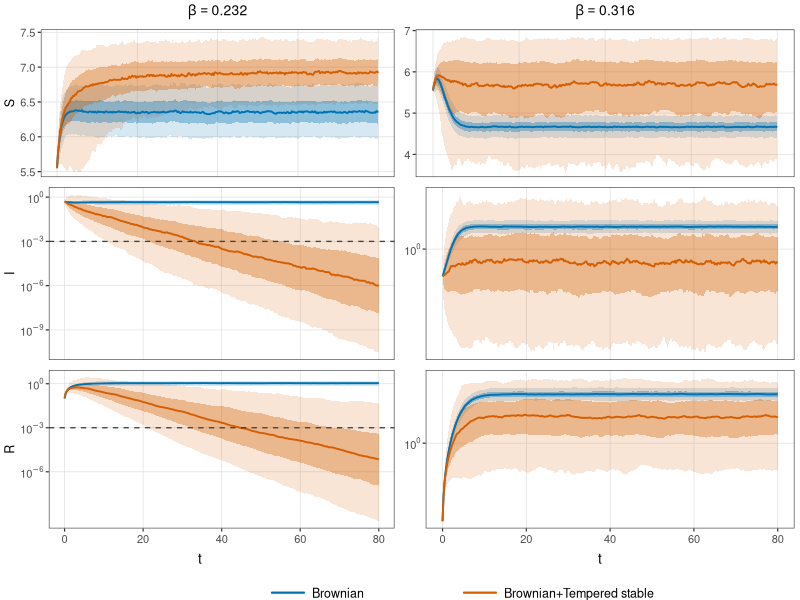
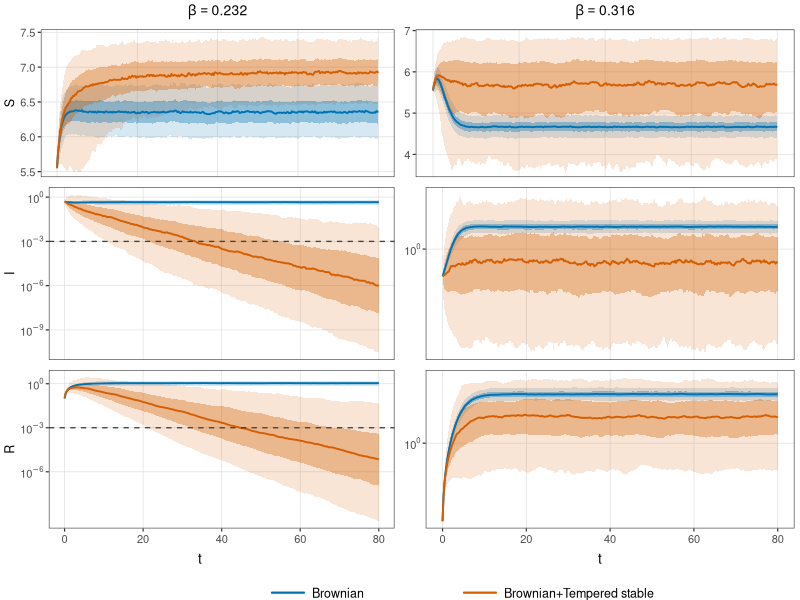

Source code (R) for these figures, in order:
# -------------------------- required packages --------------------------

required_packages <- c("ggplot2", "scales")

missing_packages <- required_packages[
  !vapply(
    required_packages,
    function(pkg) requireNamespace(pkg, quietly = TRUE),
    logical(1)
  )
]

if (length(missing_packages) > 0L) {
  install.packages(
    missing_packages,
    repos = "https://cloud.r-project.org"
  )
}

suppressPackageStartupMessages({
  library(ggplot2)
  library(scales)
})

library(grid)

set.seed(20261016)

# ----------------------------- parameters -----------------------------

Lam <- 8.0
mu <- 0.75
eps <- 0.50

g1 <- c(-0.30, 0.50, 0.20)

Phi <- 1e-3 * matrix(
  c(
    3, 2, 1,
    2, 3, 2,
    1, 2, 4
  ),
  nrow = 3,
  byrow = TRUE
)

# Tempered-stable parameters
alpha <- 0.40
b_ts <- 1.00
zeta <- c(0.01, 0.30, 0.01)

omega <- 0.50
c_dir <- c(1, 5, 5, 5, 1, 1)

theta <- 2 * pi * (1:6) / 6

s_dir <- cbind(
  sqrt(1 - omega^2) * cos(theta),
  sqrt(1 - omega^2) * sin(theta),
  rep(omega, 6)
)

w_dir <- c_dir * b_ts^(-alpha)

# Raw drift constants.
# These are used for the Brownian+TS model.
# The Brownian-only model uses the corrected parameters a_i.
mu_raw <- c(
  mu - g1[1],
  mu + eps + 1 - g1[2],
  mu - g1[3]
)

# Calculate a_i = mu_i - integral eta_i(u) nu(du).
# The logarithmic jump increment in direction j is
# zeta[i] * s_dir[j, i] * r.
# Hence eta_i(u) = exp(zeta[i] * s_dir[j, i] * r) - 1.
eta_mean <- vapply(seq_len(3L), function(i) {
  sum(
    w_dir *
      gamma(-alpha) *
      (
        (b_ts - zeta[i] * s_dir[, i])^alpha -
          b_ts^alpha
      )
  )
}, numeric(1))

a_vec <- mu_raw - eta_mean

names(a_vec) <- c("a1", "a2", "a3")

cat("Raw drift parameters mu_i:\n")
print(mu_raw)

cat("Jump corrections integral eta_i(u) nu(du):\n")
print(eta_mean)

cat("Corrected parameters a_i:\n")
print(a_vec)

# Two beta regimes
betas <- c(0.232, 0.316)

T_end <- 80.0
dt <- 0.005
rec_dt <- 0.25
n_path <- 1000L

# Initial value
x0 <- c(
  S = 5.55,
  I = 0.50,
  R = 0.10
)

# ----------------------- tempered-stable sampler ----------------------

# Positive alpha-stable random variable
positive_stable <- function(alpha, n) {
  
  U <- runif(n, 0, pi)
  E <- rexp(n, rate = 1)
  
  (
    sin(alpha * U) / sin(U)^(1 / alpha)
  ) *
    (
      sin((1 - alpha) * U) / E
    )^((1 - alpha) / alpha)
}

# Exact tempered-stable increment
ts_increment <- function(alpha, w, b, dt, n) {
  
  scale <- (
    dt * w * abs(gamma(-alpha))
  )^(1 / alpha)
  
  out <- numeric(n)
  todo <- seq_len(n)
  
  while (length(todo) > 0L) {
    
    X <- scale * positive_stable(
      alpha = alpha,
      n = length(todo)
    )
    
    accept <- runif(length(todo)) < exp(-b * X)
    
    if (any(accept)) {
      out[todo[accept]] <- X[accept]
    }
    
    todo <- todo[!accept]
  }
  
  out
}

# Three-dimensional logarithmic TS increment
ts_log_increment <- function(dt, n) {
  
  dL <- matrix(
    0,
    nrow = n,
    ncol = 3
  )
  
  for (j in seq_len(nrow(s_dir))) {
    
    rj <- ts_increment(
      alpha = alpha,
      w = w_dir[j],
      b = b_ts,
      dt = dt,
      n = n
    )
    
    dL <- dL + rj %o% s_dir[j, ]
  }
  
  sweep(
    dL,
    MARGIN = 2,
    STATS = zeta,
    FUN = "*"
  )
}

# ------------------------------ simulator ------------------------------

simulate_sir <- function(
    beta,
    driver = c("Brownian", "Brownian+TS"),
    T_end,
    dt,
    rec_dt,
    n_path,
    x0,
    seed
) {
  
  driver <- match.arg(driver)
  
  # Use corrected drift for Brownian-only simulation.
  # Retain the raw drift for Brownian+TS simulation.
  mu_drift <- if (driver == "Brownian") {
    a_vec
  } else {
    mu_raw
  }
  
  set.seed(seed)
  
  n_step <- as.integer(
    round(T_end / dt)
  )
  
  rec_every <- as.integer(
    round(rec_dt / dt)
  )
  
  n_rec <- n_step %/% rec_every
  
  # Cholesky factor of Phi
  chol_phi <- chol(Phi)
  
  # Log-coordinate state:
  # Y = (log(S), log(I), log(R))
  Y <- matrix(
    rep(log(x0), each = n_path),
    nrow = n_path,
    ncol = 3
  )
  
  rec_t <- numeric(n_rec + 1L)
  
  rec <- array(
    NA_real_,
    dim = c(n_rec + 1L, n_path, 3L),
    dimnames = list(
      NULL,
      NULL,
      c("S", "I", "R")
    )
  )
  
  rec[1, , ] <- exp(Y)
  rec_t[1] <- 0
  
  ir <- 1L
  
  for (k in seq_len(n_step)) {
    
    # Correlated Brownian increment
    Z <- matrix(
      rnorm(n_path * 3L),
      nrow = n_path,
      ncol = 3L
    )
    
    dW <- sqrt(dt) * (Z %*% chol_phi)
    
    # Brownian-only or Brownian+TS
    if (driver == "Brownian+TS") {
      
      dJ <- ts_log_increment(
        dt = dt,
        n = n_path
      )
      
    } else {
      
      dJ <- matrix(
        0,
        nrow = n_path,
        ncol = 3L
      )
    }
    
    X <- exp(Y)
    
    S <- X[, 1]
    I <- X[, 2]
    R <- X[, 3]
    
    # Log-coordinate drift
    drift <- cbind(
      Lam / S -
        mu_drift[1] -
        beta * I -
        Phi[1, 1] / 2,
      
      beta * S -
        mu_drift[2] -
        Phi[2, 2] / 2,
      
      I / R -
        mu_drift[3] -
        Phi[3, 3] / 2
    )
    
    # Euler step
    Y <- Y +
      drift * dt +
      dW +
      dJ
    
    # Save the current state
    if (k %% rec_every == 0L) {
      
      ir <- ir + 1L
      
      rec_t[ir] <- k * dt
      
      rec[ir, , ] <- exp(Y)
    }
  }
  
  list(
    time = rec_t,
    values = rec,
    beta = beta,
    driver = driver,
    seed = seed,
    dt = dt,
    n_path = n_path
  )
}

# ----------------------------- summaries -------------------------------

summarise_run <- function(sim) {
  
  vals <- sim$values
  
  out <- vector(
    "list",
    length(sim$time) * 3L
  )
  
  z <- 1L
  
  for (j in seq_len(3L)) {
    
    for (i in seq_along(sim$time)) {
      
      q <- quantile(
        vals[i, , j],
        probs = c(
          0.05,
          0.25,
          0.50,
          0.75,
          0.95
        ),
        names = FALSE,
        type = 7
      )
      
      out[[z]] <- data.frame(
        time = sim$time[i],
        variable = c("S", "I", "R")[j],
        q05 = q[1],
        q25 = q[2],
        median = q[3],
        q75 = q[4],
        q95 = q[5],
        beta = sim$beta,
        driver = sim$driver
      )
      
      z <- z + 1L
    }
  }
  
  do.call(
    rbind,
    out
  )
}

# ------------------------------ simulation -----------------------------

all_runs <- list()
all_summary <- list()

counter <- 0L

for (b0 in betas) {
  
  for (drv in c("Brownian", "Brownian+TS")) {
    
    counter <- counter + 1L
    
    sim <- simulate_sir(
      beta = b0,
      driver = drv,
      T_end = T_end,
      dt = dt,
      rec_dt = rec_dt,
      n_path = n_path,
      x0 = x0,
      seed = 7000L + counter
    )
    
    all_runs[[counter]] <- sim
    
    all_summary[[counter]] <- summarise_run(sim)
    
    message(
      sprintf(
        "finished %s, beta = %.3f",
        drv,
        b0
      )
    )
  }
}

summary_df <- do.call(
  rbind,
  all_summary
)

# ------------------------------- plotting -------------------------------

cols <- c(
  "Brownian" = "#0072B2",
  "Brownian+TS" = "#D55E00"
)

# Format logarithmic ticks as 10^k
pow10_labels <- function(x) {
  parse(
    text = paste0(
      "10^",
      round(log10(x))
    )
  )
}

make_panel <- function(
    b0,
    variable,
    show_x = FALSE
) {
  
  d <- summary_df[
    summary_df$beta == b0 &
      summary_df$variable == variable,
  ]
  
  p <- ggplot(
    d,
    aes(
      x = time,
      colour = driver,
      fill = driver
    )
  ) +
    geom_ribbon(
      aes(
        ymin = q05,
        ymax = q95
      ),
      alpha = 0.16,
      colour = NA
    ) +
    geom_ribbon(
      aes(
        ymin = q25,
        ymax = q75
      ),
      alpha = 0.34,
      colour = NA
    ) +
    geom_line(
      aes(y = median),
      size = 0.65
    ) +
    scale_colour_manual(
      values = cols
    ) +
    scale_fill_manual(
      values = cols
    ) +
    labs(
      x = NULL,
      y = if (b0 == betas[1]) variable else NULL
    ) +
    theme_bw(
      base_size = 9
    ) +
    theme(
      legend.position = "none",
      panel.grid.minor = element_blank(),
      panel.grid.major = element_line(
        colour = "grey88",
        size = 0.25
      ),
      plot.margin = margin(
        3,
        4,
        2,
        3
      ),
      plot.title = element_text(
        hjust = 0.5,
        size = 10
      ),
      axis.title = element_text(
        size = 9
      ),
      axis.text = element_text(
        size = 8
      ),
      axis.text.x = if (show_x) {
        element_text(size = 8)
      } else {
        element_blank()
      },
      axis.ticks.x = if (show_x) {
        element_line()
      } else {
        element_blank()
      }
    )
  
  if (variable == "S") {
    
    p <- p +
      scale_y_continuous(
        expand = expansion(
          mult = c(
            0.03,
            0.05
          )
        )
      )
    
  } else {
    
    if (variable == "I") {
      ybreaks <- 10^c(
        -9,
        -6,
        -3,
        0,
        1
      )
    } else {
      ybreaks <- 10^c(
        -6,
        -3,
        0,
        1
      )
    }
    
    p <- p +
      scale_y_log10(
        breaks = ybreaks,
        labels = pow10_labels
      )
    
    if (b0 == 0.232) {
      
      p <- p +
        geom_hline(
          yintercept = 1e-3,
          linetype = "dashed",
          size = 0.45,
          colour = "grey25"
        )
    }
  }
  
  if (variable == "S") {
    
    p <- p +
      ggtitle(
        bquote(
          beta == .(b0)
        )
      )
  }
  
  p +
    coord_cartesian(
      xlim = c(
        0,
        T_end
      )
    )
}

# First row
p11 <- make_panel(
  0.232,
  "S",
  show_x = FALSE
)

p12 <- make_panel(
  0.316,
  "S",
  show_x = FALSE
)

# Second row
p21 <- make_panel(
  0.232,
  "I",
  show_x = FALSE
)

p22 <- make_panel(
  0.316,
  "I",
  show_x = FALSE
)

# Third row
p31 <- make_panel(
  0.232,
  "R",
  show_x = TRUE
)

p32 <- make_panel(
  0.316,
  "R",
  show_x = TRUE
)

# -------------------------- arrange six panels --------------------------

draw_figure <- function(
    file = NULL,
    device = c("png", "pdf")
) {
  
  device <- match.arg(device)
  
  if (!is.null(file)) {
    
    if (device == "png") {
      
      png(
        file,
        width = 2160,
        height = 2040,
        res = 300,
        bg = "white"
      )
    }
    
    if (device == "pdf") {
      
      pdf(
        file,
        width = 7.2,
        height = 6.8,
        useDingbats = FALSE,
        paper = "special"
      )
    }
    
    on.exit(
      dev.off(),
      add = TRUE
    )
  }
  
  grid.newpage()
  
  pushViewport(
    viewport(
      layout = grid.layout(
        nrow = 5,
        ncol = 2,
        heights = unit(
          c(
            1,
            1,
            1,
            0.12,
            0.16
          ),
          c(
            "null",
            "null",
            "null",
            "null",
            "null"
          )
        )
      )
    )
  )
  
  panel_list <- list(
    p11,
    p12,
    p21,
    p22,
    p31,
    p32
  )
  
  positions <- list(
    c(1, 1),
    c(1, 2),
    c(2, 1),
    c(2, 2),
    c(3, 1),
    c(3, 2)
  )
  
  for (i in seq_along(panel_list)) {
    
    print(
      panel_list[[i]],
      vp = viewport(
        layout.pos.row = positions[[i]][1],
        layout.pos.col = positions[[i]][2]
      )
    )
  }
  
  # t below the left and right bottom panels
  pushViewport(
    viewport(
      layout.pos.row = 4,
      layout.pos.col = 1:2
    )
  )
  
  grid.text(
    expression(t),
    x = unit(0.25, "npc"),
    y = unit(0.55, "npc"),
    gp = gpar(fontsize = 10)
  )
  
  grid.text(
    expression(t),
    x = unit(0.75, "npc"),
    y = unit(0.55, "npc"),
    gp = gpar(fontsize = 10)
  )
  
  popViewport()
  
  # Legend
  pushViewport(
    viewport(
      layout.pos.row = 5,
      layout.pos.col = 1:2
    )
  )
  
  grid.lines(
    x = unit(
      c(
        0.34,
        0.38
      ),
      "npc"
    ),
    y = unit(
      0.25,
      "npc"
    ),
    gp = gpar(
      col = cols["Brownian"],
      lwd = 2.2
    )
  )
  
  grid.text(
    "Brownian",
    x = unit(
      0.39,
      "npc"
    ),
    y = unit(
      0.25,
      "npc"
    ),
    just = "left",
    gp = gpar(
      fontsize = 9
    )
  )
  
  grid.lines(
    x = unit(
      c(
        0.58,
        0.62
      ),
      "npc"
    ),
    y = unit(
      0.25,
      "npc"
    ),
    gp = gpar(
      col = cols["Brownian+TS"],
      lwd = 2.2
    )
  )
  
  grid.text(
    "Brownian+Tempered stable",
    x = unit(
      0.63,
      "npc"
    ),
    y = unit(
      0.25,
      "npc"
    ),
    just = "left",
    gp = gpar(
      fontsize = 9
    )
  )
  
  popViewport()
  popViewport()
}

draw_figure(
  "brownian_vs_brownian_ts_SIR.png",
  "png"
)

draw_figure(
  "brownian_vs_brownian_ts_SIR.pdf",
  "pdf"
)
